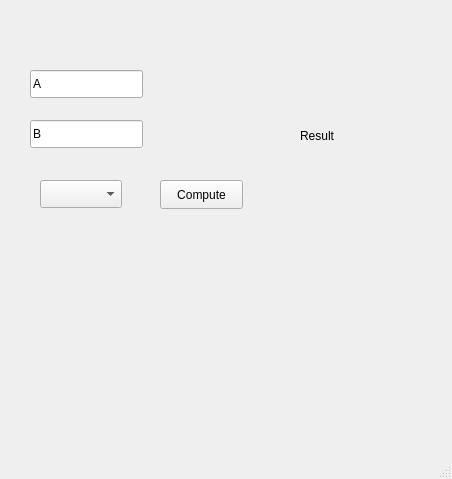
<?xml version="1.0" encoding="UTF-8"?>
<ui version="4.0">
 <class>MainWindow</class>
 <widget class="QMainWindow" name="MainWindow">
  <property name="geometry">
   <rect>
    <x>0</x>
    <y>0</y>
    <width>452</width>
    <height>479</height>
   </rect>
  </property>
  <property name="windowTitle">
   <string>MainWindow</string>
  </property>
  <widget class="QWidget" name="centralwidget">
   <widget class="QLineEdit" name="aInput">
    <property name="geometry">
     <rect>
      <x>30</x>
      <y>70</y>
      <width>113</width>
      <height>28</height>
     </rect>
    </property>
    <property name="text">
     <string>A</string>
    </property>
   </widget>
   <widget class="QLineEdit" name="bInput">
    <property name="geometry">
     <rect>
      <x>30</x>
      <y>120</y>
      <width>113</width>
      <height>28</height>
     </rect>
    </property>
    <property name="text">
     <string>B</string>
    </property>
   </widget>
   <widget class="QPushButton" name="computeButton">
    <property name="geometry">
     <rect>
      <x>160</x>
      <y>180</y>
      <width>83</width>
      <height>29</height>
     </rect>
    </property>
    <property name="text">
     <string>Compute</string>
    </property>
   </widget>
   <widget class="QLabel" name="resultLabel">
    <property name="geometry">
     <rect>
      <x>300</x>
      <y>110</y>
      <width>91</width>
      <height>51</height>
     </rect>
    </property>
    <property name="text">
     <string>Result</string>
    </property>
   </widget>
   <widget class="QComboBox" name="opcodeInput">
    <property name="geometry">
     <rect>
      <x>40</x>
      <y>180</y>
      <width>82</width>
      <height>28</height>
     </rect>
    </property>
   </widget>
  </widget>
  <widget class="QMenuBar" name="menubar">
   <property name="geometry">
    <rect>
     <x>0</x>
     <y>0</y>
     <width>452</width>
     <height>25</height>
    </rect>
   </property>
  </widget>
  <widget class="QStatusBar" name="statusbar"/>
 </widget>
 <resources/>
 <connections/>
</ui>
